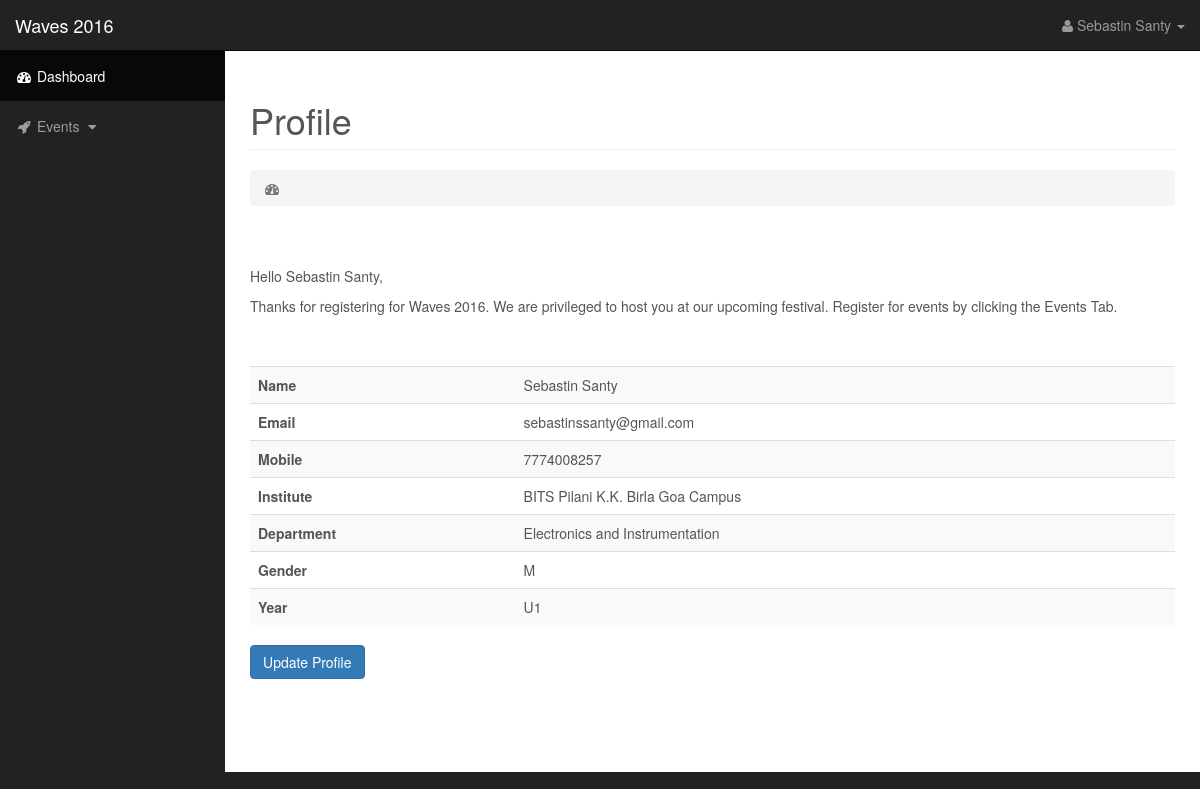
The app's page /accounts/profile (signed in) with its own data.
### wavesprofile/models.py (models this page shows, shortened)
class Profile(models.Model):
	user = models.OneToOneField(User, on_delete = models.CASCADE)
	name = models.CharField(max_length = 120)
	email = models.EmailField()
	mobile = models.CharField(max_length = 10)
	institute = models.CharField(max_length = 120)
	department = models.CharField(max_length = 60, choices=DEP_CHOICES)
	gender = models.CharField(max_length = 1, choices=GENDER_CHOICES)
	dob = models.DateField(auto_now_add = True, auto_now = False)
	year = models.CharField(max_length =2, choices = YEAR_CHOICES)
	updatedtime = models.DateTimeField(auto_now_add = False, auto_now = True)
	settime = models.DateTimeField(auto_now_add = True, auto_now = False)

### wavesprofile/views.py (the view)
# urls.py: url(r'^accounts/profile','wavesprofile.views.SeeProfile', name='profile1'),
@login_required
def SeeProfile(request):
	if request.user.is_authenticated():
		if Profile.objects.filter(user=request.user).count() == 0:
			return redirect('fillprofile')
			print("Hello")
		profile_obj = Profile.objects.get(user=request.user)
		feeddata = model_to_dict(profile_obj)
		print(feeddata.values)
		u1 = DisplayProfile(data=feeddata)
	context = {
		'obj':profile_obj,
		'u' : u1,
	}
	return render(request,"profile.html",context)

### templates/profile.html (shortened to what this page needs)
{% extends 'base.html' %}
{% block heading %}
Profile
{% endblock %}
{% block content %}
<br><br>
<p>Hello {{ request.user.profile.name }},</p>
<p>Thanks for registering for Waves 2016. We are privileged to host you at our upcoming festival. Register for events by clicking the Events Tab.</p>
<br><br>
	<table class = "table table-striped">
            {% for field in u %}
    <tr>
    <td><b>{{ field.label }}</b></td><td> {{ field.data }}</td>
    </tr>
{% endfor %}
</table>
<a href="{% url 'fillprofile' %}"><button class = "btn btn-primary">Update Profile</button></a>
{% endblock %}

### templates/base.html (shortened to what this page needs)
{% load staticfiles %}
<!DOCTYPE html>
<html lang="en">
<head>
    <link href="{% static 'css/bootstrap.min.css' %}" rel="stylesheet">
    <link href="{% static 'css/sb-admin.css' %}" rel="stylesheet">
    <link href="{% static 'css/plugins/morris.css' %}" rel="stylesheet">
    <link href="{% static 'font-awesome/css/font-awesome.min.css' %}" rel="stylesheet" type="text/css">
</head>
<body>
    <div id="wrapper">
        <nav class="navbar navbar-inverse navbar-fixed-top" role="navigation">
            <div class="navbar-header">
                <a class="navbar-brand" href="/">Waves 2016</a>
            </div>
            <ul class="nav navbar-right top-nav">
                <li class="dropdown">
                    <a href="#" class="dropdown-toggle" data-toggle="dropdown"><i class="fa fa-user"></i>
                    {% if request.user.profile.name %}
                        {{ request.user.profile.name }}
                    {% else %}
                        {{  request.user.username }}
                    {% endif %}
                    <b class="caret"></b></a>
                </li>
            </ul>
            <div class="collapse navbar-collapse navbar-ex1-collapse">
                <ul class="nav navbar-nav side-nav">
                    <li class="active">
                        <a href="{% url 'profile' %}"><i class="fa fa-fw fa-dashboard"></i> Dashboard</a>
                    </li>
                    {% if request.user.profile %}
                     <li>
                        <a href="javascript:;" data-toggle="collapse" data-target="#demo"><i class="fa fa-fw fa-rocket"></i> Events <i class="fa fa-fw fa-caret-down"></i></a>
                    </li>
                    {% endif %}
                </ul>
            </div>
        </nav>
        <div id="page-wrapper">
            <div class="container-fluid">
                <div class="row">
                    <div class="col-lg-12">
                        <h1 class="page-header">
                            {% block heading %}
                            {% endblock %}
                        </h1>
                        <ol class="breadcrumb">
                            <li class="active">
                                <i class="fa fa-dashboard"></i>
                            </li>
                        </ol>
                    </div>
                </div>
                <div class="row">
                    <div class="col-lg-12 minhei">
                        {% block content %}
                        {% endblock %}
                    </div>
                </div>
            </div>
        </div>
    </div>
</body>
</html>

### static/assets/css/sb-admin.css (style rules this page uses)
body { margin-top: 100px; background-color: #222; }
@media (min-width:768px) { body { margin-top: 50px; } }
#wrapper { padding-left: 0; }
#page-wrapper { width: 100%; padding: 0; background-color: #fff; }
@media (min-width:768px) { #wrapper { padding-left: 225px; } }
@media (min-width:768px) { #page-wrapper { padding: 10px; } }
.top-nav { padding: 0 15px; }
.top-nav>li { display: inline-block; float: left; }
.top-nav>li>a { padding-top: 15px; padding-bottom: 15px; line-height: 20px; color: #999; }
@media (min-width:768px) { .side-nav { position: fixed; top: 51px; left: 225px; width: 225px; margin-left: -225px; border: none; border-radius: 0; overflow-y: auto; background-color: #222; bottom: 0; overflow-x: hidden; padding-bottom: 40px; } }
@media (min-width:768px) { .side-nav>li>a { width: 225px; } }

### templates/base.html (style rules this page uses)
.minhei { min-height: 67vh; }
body { color:#555; }

### records on screen
Profile: data "Sebastin Santy" "sebastinssanty@gmail.com" "7774008257" "BITS Pilani K.K. Birla Goa Campus" "Electronics and Instrumentation" "U1"

### other values on screen
{{ request.user.profile.name }} "Sebastin Santy"
{{ field.label }} "Name" "Email" "Mobile" "Institute" "Department" "Gender" "Year"
{{ field.data }} "M"
